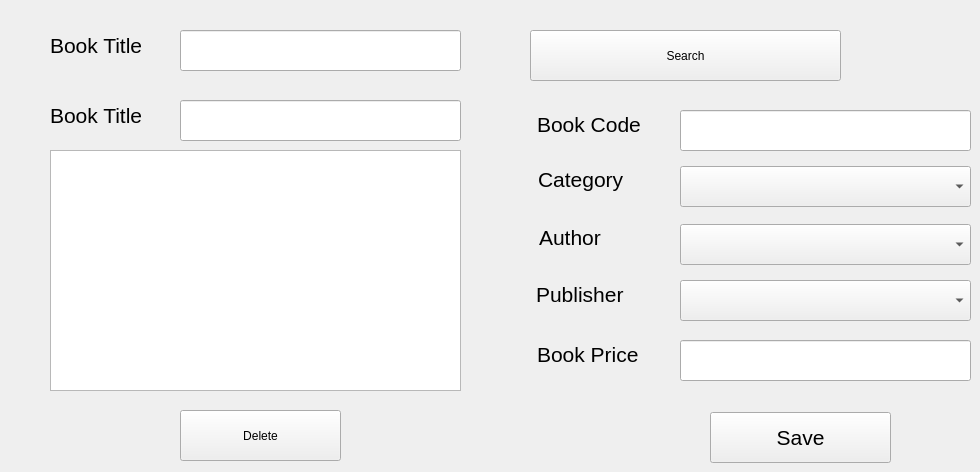
      <widget class="QWidget" name="tab_6">
       <attribute name="title">
        <string>Edit Or Delete A Book</string>
       </attribute>
       <widget class="QComboBox" name="comboBox_6">
        <property name="geometry">
         <rect>
          <x>680</x>
          <y>280</y>
          <width>291</width>
          <height>41</height>
         </rect>
        </property>
       </widget>
       <widget class="QLabel" name="label_9">
        <property name="geometry">
         <rect>
          <x>537</x>
          <y>109</y>
          <width>141</width>
          <height>31</height>
         </rect>
        </property>
        <property name="font">
         <font>
          <family>Segoe UI</family>
          <pointsize>16</pointsize>
          <weight>50</weight>
          <italic>false</italic>
          <bold>false</bold>
         </font>
        </property>
        <property name="text">
         <string>Book Code</string>
        </property>
       </widget>
       <widget class="QComboBox" name="comboBox_7">
        <property name="geometry">
         <rect>
          <x>680</x>
          <y>166</y>
          <width>291</width>
          <height>41</height>
         </rect>
        </property>
       </widget>
       <widget class="QLineEdit" name="lineEdit_5">
        <property name="geometry">
         <rect>
          <x>180</x>
          <y>30</y>
          <width>281</width>
          <height>41</height>
         </rect>
        </property>
       </widget>
       <widget class="QLabel" name="label_10">
        <property name="geometry">
         <rect>
          <x>538</x>
          <y>159</y>
          <width>121</width>
          <height>41</height>
         </rect>
        </property>
        <property name="font">
         <font>
          <family>Segoe UI</family>
          <pointsize>16</pointsize>
          <weight>50</weight>
          <italic>false</italic>
          <bold>false</bold>
         </font>
        </property>
        <property name="text">
         <string>Category</string>
        </property>
       </widget>
       <widget class="QLabel" name="label_11">
        <property name="geometry">
         <rect>
          <x>539</x>
          <y>222</y>
          <width>101</width>
          <height>31</height>
         </rect>
        </property>
        <property name="font">
         <font>
          <family>Segoe UI</family>
          <pointsize>16</pointsize>
          <weight>50</weight>
          <italic>false</italic>
          <bold>false</bold>
         </font>
        </property>
        <property name="text">
         <string>Author</string>
        </property>
       </widget>
       <widget class="QLabel" name="label_12">
        <property name="geometry">
         <rect>
          <x>536</x>
          <y>279</y>
          <width>131</width>
          <height>31</height>
         </rect>
        </property>
        <property name="font">
         <font>
          <family>Segoe UI</family>
          <pointsize>16</pointsize>
          <weight>50</weight>
          <italic>false</italic>
          <bold>false</bold>
         </font>
        </property>
        <property name="text">
         <string>Publisher</string>
        </property>
       </widget>
       <widget class="QComboBox" name="comboBox_8">
        <property name="geometry">
         <rect>
          <x>680</x>
          <y>224</y>
          <width>291</width>
          <height>41</height>
         </rect>
        </property>
       </widget>
       <widget class="QLineEdit" name="lineEdit_6">
        <property name="geometry">
         <rect>
          <x>680</x>
          <y>340</y>
          <width>291</width>
          <height>41</height>
         </rect>
        </property>
       </widget>
       <widget class="QLabel" name="label_13">
        <property name="geometry">
         <rect>
          <x>537</x>
          <y>339</y>
          <width>141</width>
          <height>31</height>
         </rect>
        </property>
        <property name="font">
         <font>
          <family>Segoe UI</family>
          <pointsize>16</pointsize>
          <weight>50</weight>
          <italic>false</italic>
          <bold>false</bold>
         </font>
        </property>
        <property name="text">
         <string>Book Price</string>
        </property>
       </widget>
       <widget class="QLabel" name="label_14">
        <property name="geometry">
         <rect>
          <x>50</x>
          <y>30</y>
          <width>121</width>
          <height>31</height>
         </rect>
        </property>
        <property name="font">
         <font>
          <family>Segoe UI</family>
          <pointsize>16</pointsize>
          <weight>50</weight>
          <italic>false</italic>
          <bold>false</bold>
         </font>
        </property>
        <property name="text">
         <string>Book Title</string>
        </property>
       </widget>
       <widget class="QLineEdit" name="lineEdit_7">
        <property name="geometry">
         <rect>
          <x>680</x>
          <y>110</y>
          <width>291</width>
          <height>41</height>
         </rect>
        </property>
       </widget>
       <widget class="QPushButton" name="pushButton_8">
        <property name="geometry">
         <rect>
          <x>710</x>
          <y>412</y>
          <width>181</width>
          <height>51</height>
         </rect>
        </property>
        <property name="font">
         <font>
          <family>Segoe UI</family>
          <pointsize>16</pointsize>
          <weight>50</weight>
          <italic>false</italic>
          <bold>false</bold>
         </font>
        </property>
        <property name="text">
         <string>Save</string>
        </property>
       </widget>
       <widget class="QLineEdit" name="lineEdit_8">
        <property name="geometry">
         <rect>
          <x>180</x>
          <y>100</y>
          <width>281</width>
          <height>41</height>
         </rect>
        </property>
       </widget>
       <widget class="QLabel" name="label_15">
        <property name="geometry">
         <rect>
          <x>50</x>
          <y>100</y>
          <width>131</width>
          <height>31</height>
         </rect>
        </property>
        <property name="font">
         <font>
          <family>Segoe UI</family>
          <pointsize>16</pointsize>
          <weight>50</weight>
          <italic>false</italic>
          <bold>false</bold>
         </font>
        </property>
        <property name="text">
         <string>Book Title</string>
        </property>
       </widget>
       <widget class="QPushButton" name="pushButton_9">
        <property name="geometry">
         <rect>
          <x>530</x>
          <y>30</y>
          <width>311</width>
          <height>51</height>
         </rect>
        </property>
        <property name="text">
         <string>Search</string>
        </property>
       </widget>
       <widget class="QPushButton" name="pushButton_10">
        <property name="geometry">
         <rect>
          <x>180</x>
          <y>410</y>
          <width>161</width>
          <height>51</height>
         </rect>
        </property>
        <property name="text">
         <string>Delete</string>
        </property>
       </widget>
       <widget class="QTextEdit" name="textEdit_2">
        <property name="geometry">
         <rect>
          <x>50</x>
          <y>150</y>
          <width>411</width>
          <height>241</height>
         </rect>
        </property>
       </widget>
      </widget>
